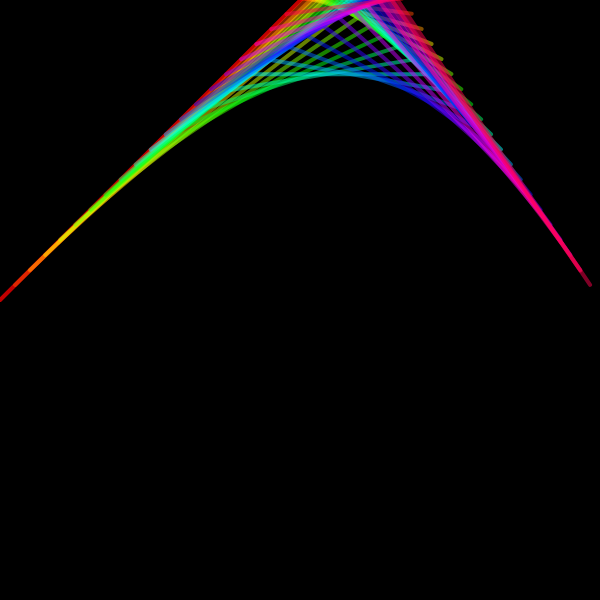
Frame 1 (no input)
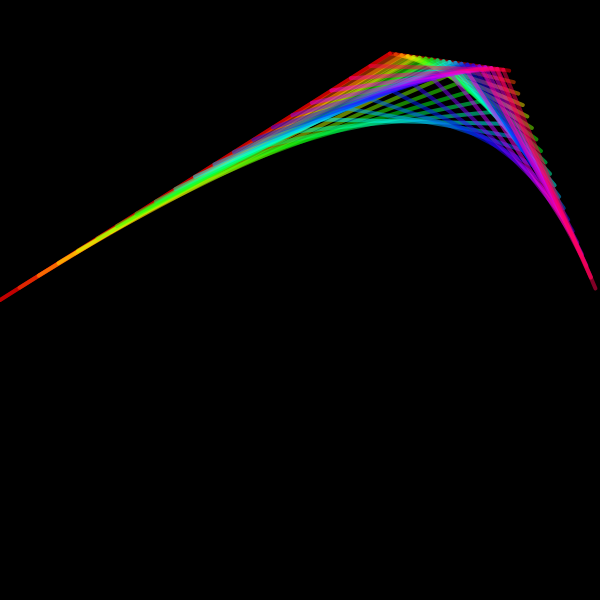
Frame 60 (no input)
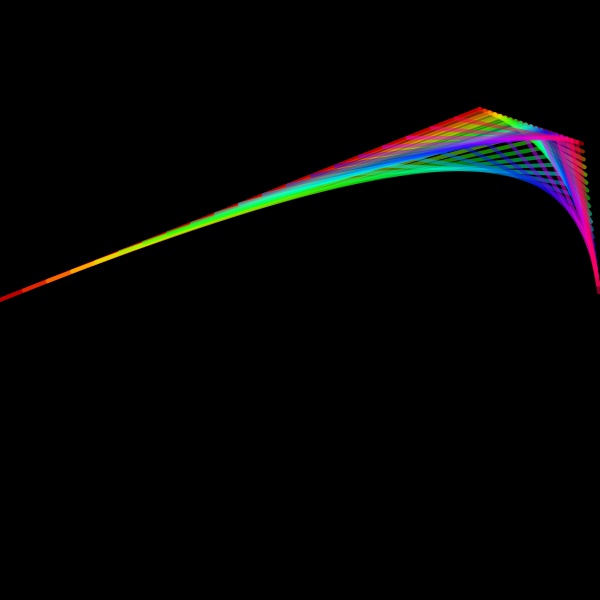
Frame 120 (the mouse pressed at the canvas centre since frame 60)

The p5.js sketch that drew these frames (run headless with seeded random() and noise() and a simulated clock; from frame 60 on, the mouse is pressed at the canvas centre):

// p5.js sketch
// ── sketch.js
let p0, p1, p2, p3

function setup() {
  createCanvas(600, 600)
  p0 = new Particle(0, 300)
  p1 = new Particle(300, 0)
  p2 = new Particle(400, 0)
  p3 = new Particle(600, 300)
}

function draw() {
  background(0)
  stroke(255)
  strokeWeight(4)
  
  p1.update()
  p2.update()

  let delta = 0.05
  colorMode(HSB)

  noFill()
  for (let t = 0; t <= 1; t += delta) {
    stroke(t*360, 255, 255, 0.5)
    let v = cubic(p0, p1, p2, p3, t)
  }
}

function cubic(p0, p1, p2, p3, t) {
  let v1 = quadratic(p0, p1, p2, t)
  let v2 = quadratic(p1, p2, p3, t)
  let x = lerp(v1.x, v2.x, t)
  let y = lerp(v1.y, v2.y, t)
  line(v1.x, v1.y, v2.x, v2.y)
  return createVector(x, y)
}

function quadratic(p0, p1, p2, t) {
  let x1 = lerp(p0.x, p1.x, t)
  let y1 = lerp(p0.y, p1.y, t)
  let x2 = lerp(p1.x, p2.x, t)
  let y2 = lerp(p1.y, p2.y, t)
  let x = lerp(x1, x2, t)
  let y = lerp(y1, y2, t)
  line(x1, y1, x2, y2)
  return createVector(x, y)
}
// ── particle.js
class Particle {
    constructor(x, y) {
        this.x = x
        this.y = y
        this.dx = random(-3, 3)
        this.dy = random(-3, 3)
    }

    update() {
        this.x += this.dx
        this.y += this.dy

        if (this.x >= width || this.x < 0) {
            this.dx *= -1
        }

        if (this.y >= height || this.y < 0) {
            this.dy *= -1
        }
    }
}
